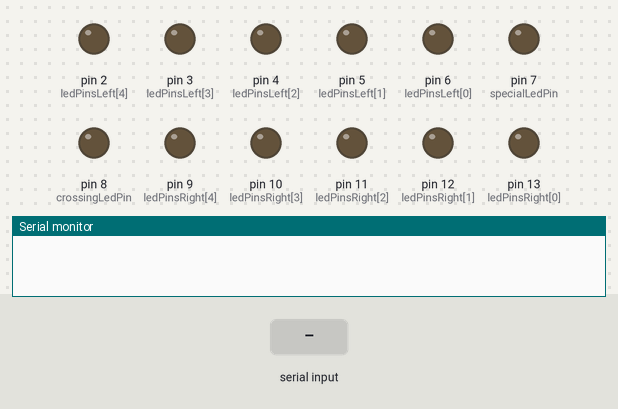
A sketch run on a simulated Arduino Uno, built with avr-gcc and run on an emulated ATmega328P. Parts: output pins drawn as LEDs (lit = HIGH), the last lines printed to the serial monitor. Dashed ring = blinking. Inputs (shaded band) come from the test bench.

Above: at 1.2 s.
1.3 s: byte 99 ('c') received over Serial
At 1.4 s:
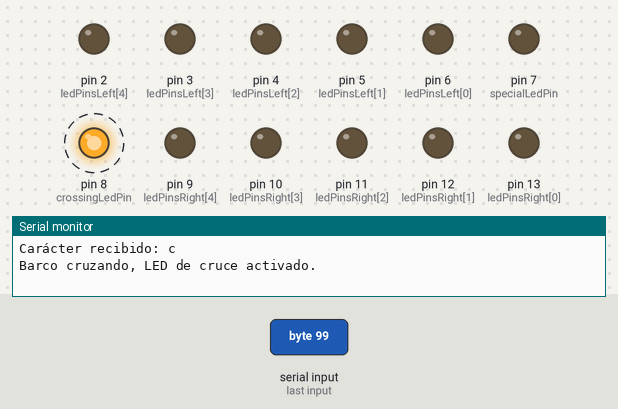
4.3 s: "r" received over Serial
At 4.6 s:
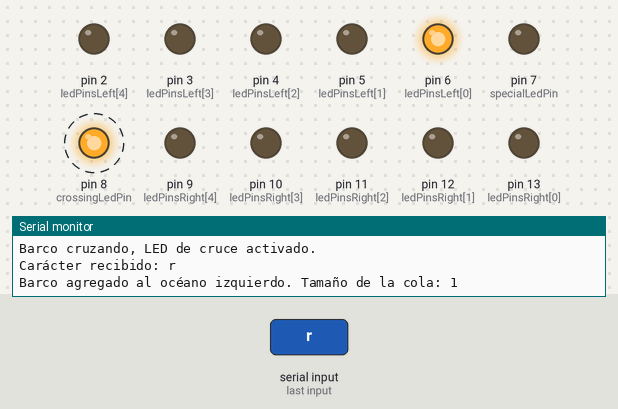
7.3 s: byte 55 ('7') received over Serial
At 7.4 s:
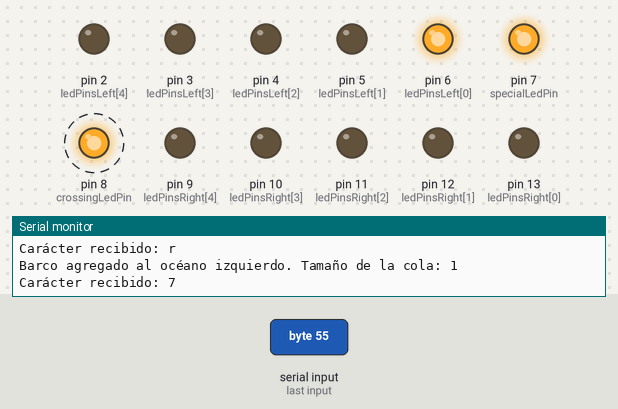
10.3 s: "t" received over Serial
At 10.6 s:
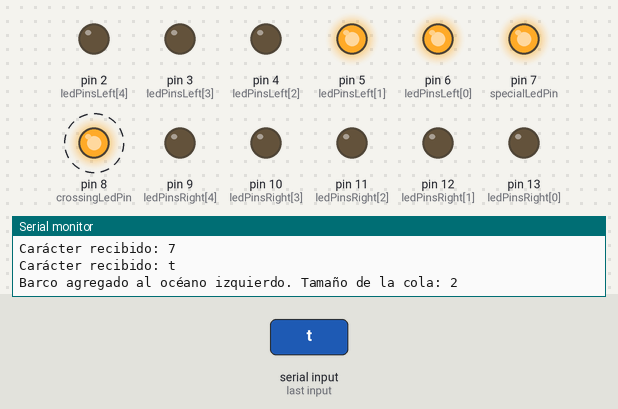
13.3 s: "y" received over Serial
At 13.8 s:
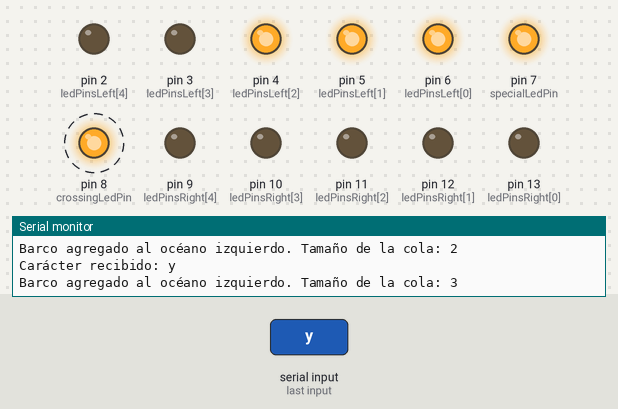
16.3 s: "90,45\n" received over Serial
At 16.6 s:
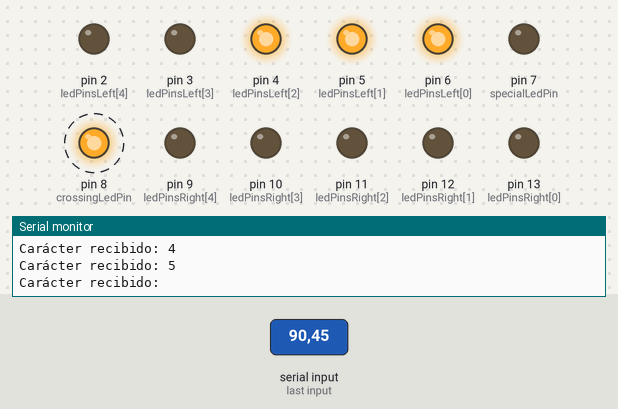
Timing chart, 0 to 20.3 s (numbered marks = the images above; inputs shaded):
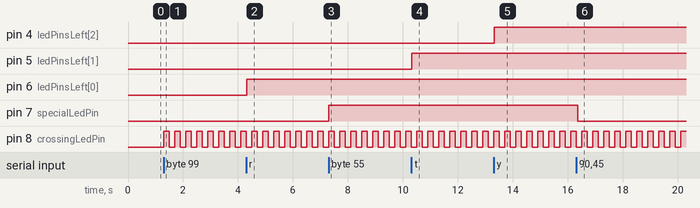

The sketch:

testINO.ino
```cpp
const int ledPinsRight[] = {13, 12, 11, 10, 9}; // LEDs for the right ocean
const int ledPinsLeft[] = {6, 5, 4, 3, 2}; // LEDs for the left ocean
const int crossingLedPin = 8; // LED to indicate a boat is crossing
const int specialLedPin = 7;  // LED that blinks rapidly, slowly or stays constant

int boatQueueRight[5] = {0, 0, 0, 0, 0}; // State of the right ocean queue
int boatQueueLeft[5] = {0, 0, 0, 0, 0}; // State of the left ocean queue
int queueSizeRight = 0; // Current size of the right ocean queue
int queueSizeLeft = 0; // Current size of the left ocean queue
bool isCrossing = false; // State to indicate if a boat is crossing

unsigned long previousMillis = 0; // For blinking the crossing LED
const long interval = 200; // Blinking interval in milliseconds

unsigned long specialLedPreviousMillis = 0; // Timer for special LED
int specialLedState = LOW; // State of the special LED
int specialLedMode = 0; // 0: constant, 1: slow blink, 2: fast blink
unsigned long specialLedInterval = 0; // Interval for special LED blinking

void setup() {
  Serial.begin(9600);

  // Setup pins for right ocean LEDs
  for (int i = 0; i < 5; i++) {
    pinMode(ledPinsRight[i], OUTPUT);
    digitalWrite(ledPinsRight[i], LOW); // Turn off all right ocean LEDs initially
  }

  // Setup pins for left ocean LEDs
  for (int i = 0; i < 5; i++) {
    pinMode(ledPinsLeft[i], OUTPUT);
    digitalWrite(ledPinsLeft[i], LOW); // Turn off all left ocean LEDs initially
  }

  // Setup pin for crossing LED
  pinMode(crossingLedPin, OUTPUT);
  digitalWrite(crossingLedPin, LOW); // Ensure it's off initially

  // Setup pin for special LED (pin 7)
  pinMode(specialLedPin, OUTPUT);
  digitalWrite(specialLedPin, LOW); // Ensure it's off initially
}

void loop() {
  // Blink the crossing LED if a boat is crossing
  if (isCrossing) {
    unsigned long currentMillis = millis();
    if (currentMillis - previousMillis >= interval) {
      previousMillis = currentMillis;
      int state = digitalRead(crossingLedPin);
      digitalWrite(crossingLedPin, !state); // Toggle the crossing LED
    }
  }

  // Handle inputs for manual operations or initial data
  if (Serial.available() > 0) {
    char input = Serial.read(); // Read the received character
    Serial.print("Carácter recibido: ");
    Serial.println(input);
    // If input starts with 'L' or 'R', it's initial data
    if (input == 'L') {
      int barcosIzquierda = Serial.parseInt(); // Read the number of boats for the left ocean
      queueSizeLeft = barcosIzquierda;
      updateOceanQueue(boatQueueLeft, ledPinsLeft, queueSizeLeft);
      Serial.print("Carga inicial de barcos en el océano izquierdo: ");
      Serial.println(queueSizeLeft);
    }
    else if (input == 'R') {
      int barcosDerecha = Serial.parseInt(); // Read the number of boats for the right ocean
      queueSizeRight = barcosDerecha;
      updateOceanQueue(boatQueueRight, ledPinsRight, queueSizeRight);
      Serial.print("Carga inicial de barcos en el océano derecho: ");
      Serial.println(queueSizeRight);
    }

    // Handle right ocean inputs (q, w, e)
    else if (input == 'q' || input == 'w' || input == 'e') {
      if (queueSizeRight < 5) {
        boatQueueRight[queueSizeRight] = 1;
        queueSizeRight++;
        Serial.print("Barco agregado al océano derecho. Tamaño de la cola: ");
        Serial.println(queueSizeRight);
      } else {
        Serial.println("Cola del océano derecho llena.");
      }
    }
    // Handle left ocean inputs (r, t, y)
    else if (input == 'r' || input == 't' || input == 'y') {
      if (queueSizeLeft < 5) {
        boatQueueLeft[queueSizeLeft] = 1;
        queueSizeLeft++;
        Serial.print("Barco agregado al océano izquierdo. Tamaño de la cola: ");
        Serial.println(queueSizeLeft);
      } else {
        Serial.println("Cola del océano izquierdo llena.");
      }
    }
    // Remove boat from right ocean
    else if (input == 'd') {
      if (queueSizeRight > 0) {
        removeBoatFromQueue(boatQueueRight, queueSizeRight);
        queueSizeRight--;
      } else {
        Serial.println("No hay barcos en la cola del océano derecho.");
      }
    }
    // Remove boat from left ocean
    else if (input == 'i') {
      if (queueSizeLeft > 0) {
        removeBoatFromQueue(boatQueueLeft, queueSizeLeft);
        queueSizeLeft--;
      } else {
        Serial.println("No hay barcos en la cola del océano izquierdo.");
      }
    }
    // Start crossing (blink LED)
    else if (input == 'c') {
      isCrossing = true;
      Serial.println("Barco cruzando, LED de cruce activado.");
    }
    // Stop crossing (stop blinking LED)
    else if (input == 'o') {
      isCrossing = false;
      digitalWrite(crossingLedPin, LOW);
      Serial.println("Barco ha terminado de cruzar, LED de cruce apagado.");
    }

    else if (input == '7') { // Constant light
      specialLedMode = 0;
      digitalWrite(specialLedPin, HIGH);
    }
    else if (input == '8') { // Slow blink
      specialLedMode = 1;
      specialLedInterval = 1000; // 1 second interval for slow blink
    }
    else if (input == '9') { // Fast blink
      specialLedMode = 2;
      specialLedInterval = 50; // 0.1 second interval for fast blink
    }

    if (specialLedMode == 1 || specialLedMode == 2) {
    unsigned long currentMillis = millis();
    if (currentMillis - specialLedPreviousMillis >= specialLedInterval) {
      specialLedPreviousMillis = currentMillis;
      specialLedState = !specialLedState;
      digitalWrite(specialLedPin, specialLedState);
    }
  }

    // Update both oceans after each change
    updateOceanQueue(boatQueueRight, ledPinsRight, queueSizeRight);
    updateOceanQueue(boatQueueLeft, ledPinsLeft, queueSizeLeft);
  }
}

// Function to remove the first boat from the queue and shift the others
void removeBoatFromQueue(int boatQueue[], int queueSize) {
  for (int i = 0; i < 4; i++) {
    boatQueue[i] = boatQueue[i + 1]; // Shift the queue
  }
  boatQueue[4] = 0; // Empty the last position
  Serial.println("Barco quitado de la cola.");
}

// Function to update the state of the ocean queue LEDs
void updateOceanQueue(int boatQueue[], const int ledPins[], int queueSize) {
  for (int i = 0; i < 5; i++) {
    if (i < queueSize) {
      digitalWrite(ledPins[i], HIGH); // Turn on the LED for the current boat
      boatQueue[i] = 1; // Set the boat in the queue
    } else {
      digitalWrite(ledPins[i], LOW); // Turn off the LED if no boat
      boatQueue[i] = 0;
    }
  }
}
```

Measured:
- after the input at 1.3 s, pin 8 (crossingLedPin): alternates HIGH for 0.20 s and LOW for 0.20 s, starting at once
- after the input at 4.3 s, pin 6 (ledPinsLeft[0]): LOW → HIGH at once
- after the input at 7.3 s, pin 7 (specialLedPin): LOW → HIGH at once
- after the input at 10.3 s, pin 5 (ledPinsLeft[1]): LOW → HIGH at once
- after the input at 13.3 s, pin 4 (ledPinsLeft[2]): LOW → HIGH at once
- after the input at 16.3 s, pin 7 (specialLedPin): HIGH → LOW after 0.05 s
